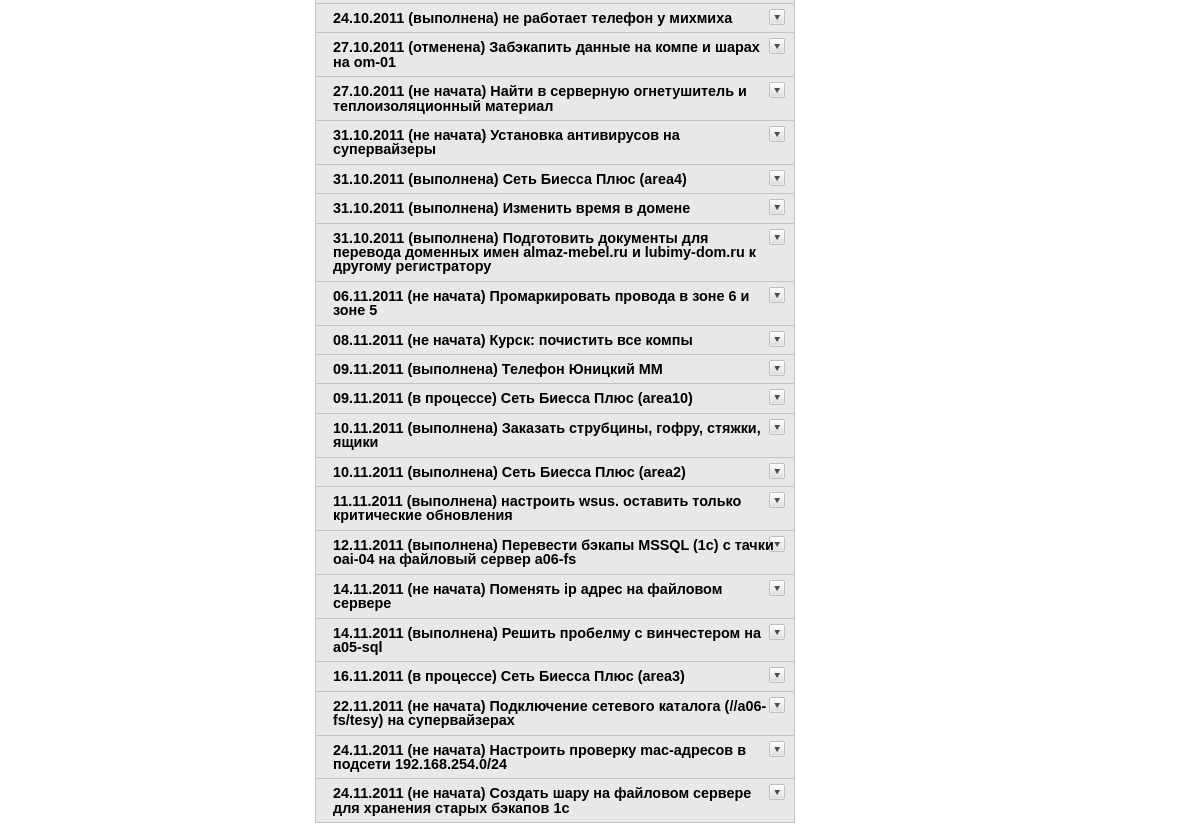
Page /WebTasks/index.php (lower part) on the earlier database version.
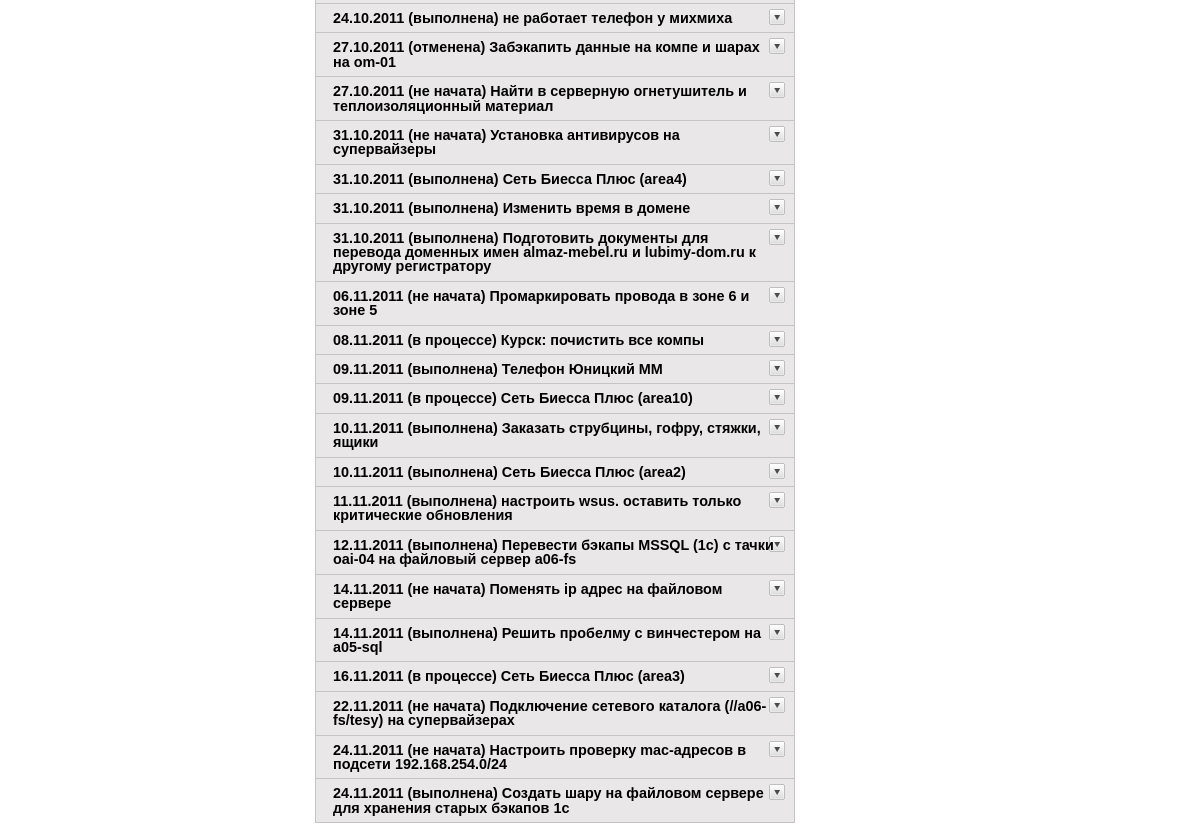
Same page on the later database version.
### tables this page shows
CREATE TABLE IF NOT EXISTS `Tasks` (
  `id_Task` int(10) NOT NULL AUTO_INCREMENT,
  `Name` text,
  `id_worker` int(3) DEFAULT NULL,
  `id_chief` int(3) DEFAULT NULL,
  `date` datetime DEFAULT NULL,
  `status` varchar(50) DEFAULT NULL,
  PRIMARY KEY (`id_Task`)
);

### WebTasks/config.php (called while the page is built, shortened)
<?php
function status($status)
  {
	 if ($status == "âàæíî")
     {
      $text = "<font color='red'>".$status."</font>";
     }
	 elseif ($status == "â ïðîöåññå")
     {
      $text = "<font color='blue'>".$status."</font>";
     }
    else
     {
      $text = $status;
     }
   return $text;
  }
function mysql_query_or_die($query)
  {
	 $res = mysql_query($query);
	 return $res;
  }
?>

### WebTasks/index.php (the view, shortened to what this page needs)
<?php
include("config.php");
if (isset($_REQUEST['user_id'])) $user_id = $_REQUEST['user_id']; else $user_id = "5";
print "<html>
<head>
<meta http-equiv='Content-Type' content='text/html' />
<title>Accordion 1</title>
<script type='text/javascript' src='./js/jquery.min.js'></script>
<script type='text/javascript'>
$(document).ready(function(){
	$('.accordion h3:first').addClass('active');
	$('.accordion span').hide();
	$('.accordion h3').click(function(){
		$(this).next('span').slideToggle('slow')
		.siblings('span:visible').slideUp('slow');
		$(this).toggleClass('active');
		$(this).siblings('h3').removeClass('active');
	});
});
</script>
<style type='text/css'>
body {
	margin: 10px auto;
	width: 570px;
	font: 75%/120% Arial, Helvetica, sans-serif;
}
.accordion {
	width: 480px;
	border-bottom: solid 1px #c4c4c4;
}
.accordion h3 {
	background: #e9e7e7 url(img/arrow-square.gif) no-repeat right -51px;
	padding: 7px 17px;
	margin: 0;
	font: bold 120%/100% Arial, Helvetica, sans-serif;
	border: solid 1px #c4c4c4;
	border-bottom: none;
	cursor: pointer;
}
.accordion h3:hover {
	background-color: #e3e2e2;
}
.accordion h3.active {
	background-position: right 5px;
}
.accordion p {
	background: #f7f7f7;
	margin: 0;
	border-left: solid 1px #c4c4c4;
	border-right: solid 1px #c4c4c4;
}
span {
    background: #f7f7f7;
    margin: 0;
    display:none;
    border-left: solid 1px #c4c4c4;
    border-right: solid 1px #c4c4c4;
}
.accordion t1 {
	background: #e9e7e7;
}
.accordion label {
	font: bold 120%/100% Arial, Helvetica, sans-serif;
}
</style>
</head>
<body>
<div class='accordion'>
	<h3>Îòáîðû</h3>
	<span>
	<form name='test' method='post' action='input1.php'>
	<label class='label'>Ðàáîòíèêè:</label><br>
	<input type='checkbox' name='Worker' value='1'>Ðÿáèíèíà Òàòüÿíà
  <input type='checkbox' name='Worker' value='2'>Èâàíîâ Àíòîí
  <input type='checkbox' name='Worker' value='3'>Îìåëü÷óê Ñåðãåé
  <input type='checkbox' name='Worker' value='4'>Ëàõíîâ Àëåêñàíäð
  <input type='checkbox' name='Worker' value='5'>×óáóêèí Äåíèñ
	<input type='checkbox' name='Worker' value='6'>Êó÷åðåíêàî Àëåêñàíäð
  <input type='checkbox' name='Worker' value='7'>Ïàùåíêî Àëåêñàíäð	<br>
	<label class='label'>Ñòàòóñ:</label>	<br>
  <input type='checkbox' name='Status' value='1'>íå íà÷àòà
  <input type='checkbox' name='Status' value='2'>â ïðîöåññå
	<input type='checkbox' name='Status' value='3'>âàæíî
  <input type='checkbox' name='Status' value='4'>âûïîëíåíà
  <input type='checkbox' name='Status' value='5'>îòìåíåíà <br>
	<input type='submit' name='' value='Ñôîðìèðîâàòü'/>
	</form>
	</span>";
  $query = "SELECT DATE_FORMAT(Tasks.Date,'%d.%m.%Y') AS Date, Tasks.status AS Status,Tasks.Name,Workers.Name AS Worker,Tasks.id_Task,Tasks.id_Worker,Tasks.id_Chief,Chief.Name AS Chief FROM Tasks LEFT JOIN (SELECT Workers.id_Worker,Workers.Name FROM Workers) Workers ON Workers.id_Worker=Tasks.id_Worker LEFT JOIN (SELECT Workers.id_Worker,Workers.Name FROM Workers) Chief ON Chief.id_Worker=Tasks.id_Chief  WHERE Tasks.id_Worker=".$user_id." AND  Tasks.status<>'âûïîëíåíà' AND Tasks.status<>'îòìåíåíà'";
  $result = mysql_query_or_die($query);
  while ($row = mysql_fetch_assoc($result))
    {
     print "<h3>".$row["Date"]." (".status($row["Status"]).") ".$row["Name"]."</h3>";
    }
  print "
</div>
</body>
</html>";
?>

Differences in the rows shown:
changed tasks "Курск: почистить все компы": status "не начата" → "в процессе"
changed tasks "Создать шару на файловом сервере для хранения старых бэкапов 1с": status "не начата" → "выполнена"
